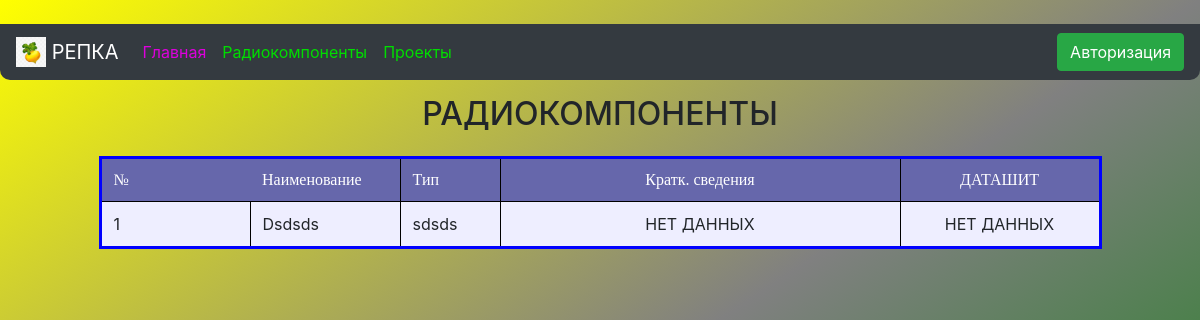
The page /components on the database as committed earlier.
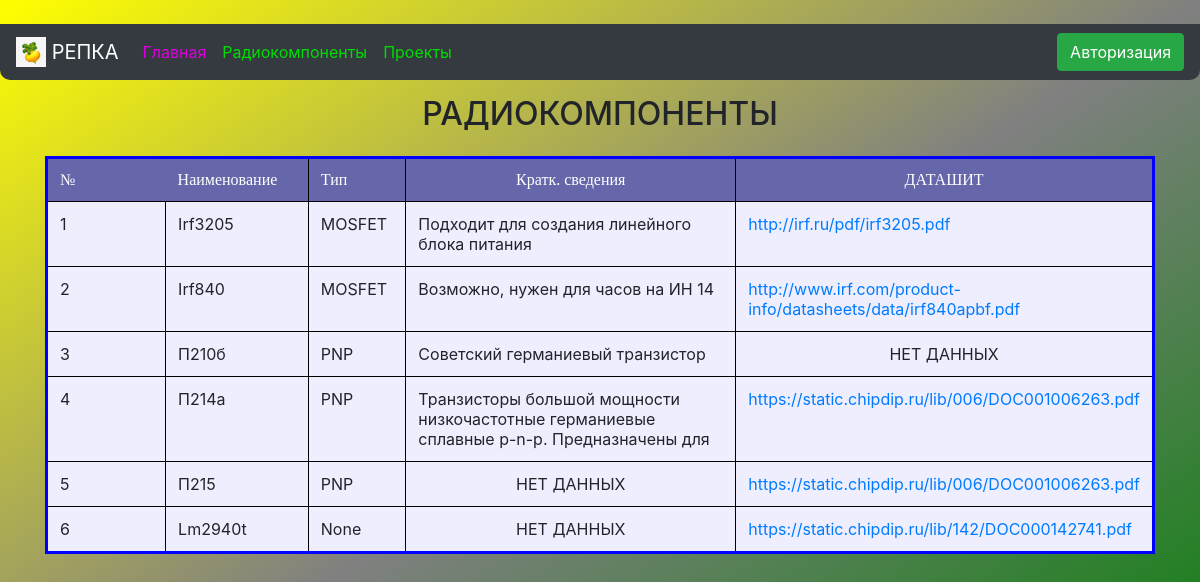
The same page on the database as committed later.
### data/components.py (models this page shows)
class Components(SqlAlchemyBase, SerializerMixin):
    __tablename__ = 'components'
    id = sqlalchemy.Column(sqlalchemy.Integer, primary_key=True, autoincrement=True)
    title = sqlalchemy.Column(sqlalchemy.String, nullable=True)
    type = sqlalchemy.Column(sqlalchemy.String, nullable=True)
    about = sqlalchemy.Column(sqlalchemy.String, nullable=True)
    datasheet = sqlalchemy.Column(sqlalchemy.String, nullable=True)

### main.py (the view)
@app.route('/components')
def components():
    db_sess = db_session.create_session()
    comps = db_sess.query(Components).all()
    return render_template("components.html", comps=comps, title='Радиокомпоненты')

### data/db_session.py (called while the page is built)
def create_session() -> Session:
    global __factory
    return __factory()

### templates/components.html (shortened to what this page needs)
﻿{% extends "base.html" %}
{% block content %}
<h2 align="center" style="padding: 15px">РАДИОКОМПОНЕНТЫ</h2>
<div class="table" align="center">
    <table class="my_table table-hover" style="border-style: solid; border-width: 3px; border-color:#0000FF;">
        <tr class="my_row" style="color:#FFFFFF; font-family: Comic Sans MS;">
            <td class="title" width="150px" bgcolor="#6667AB">№</td>
            <td class="title" width="150px" bgcolor="#6667AB">Наименование</td>
            <td class="title" width="100px" bgcolor="#6667AB" style="border: 1px solid black;">Тип</td>
            <td class="title" width="400px" bgcolor="#6667AB" align="center">Кратк. сведения</td>
            <td class="title" width="200px" bgcolor="#6667AB" align="center" style="border: 1px solid black;">ДАТАШИТ</td>
        </tr>
        {% for comp in comps %}
        <tr class="my_row">
            <td class="ordinary" bgcolor="#eeeeff" style="border: 1px solid black;">{{ comp.id }}</td>
            <td class="ordinary" bgcolor="#eeeeff" style="border: 1px solid black;">{{ comp.title.capitalize() }}</td>
            <td class="ordinary" bgcolor="#eeeeff" style="border: 1px solid black;">{{ comp.type }}</td>
            {% if comp.about %}
            <td class="ordinary" bgcolor="#eeeeff" style="border: 1px solid black;">{{ comp.about }}</td>
            {% else %}
            <td class="ordinary" bgcolor="#eeeeff" style="border: 1px solid black;" align="center">НЕТ ДАННЫХ</td>
            {% endif %}
            {% if comp.datasheet %}
            <td class="ordinary" bgcolor="#eeeeff" style="border: 1px solid black;"><a style="display: block;" href="{{ comp.datasheet }}">{{ comp.datasheet }}</a></td>
            {% else %}
            <td class="ordinary" bgcolor="#eeeeff" style="border: 1px solid black;" align="center">НЕТ ДАННЫХ</td>
            {% endif %}
        </tr>
        {% endfor %}
    </table>
</div>
<br>
{% endblock %}

### templates/base.html (shortened to what this page needs)
<!doctype html>
<html lang="en">
<head>
    <link rel="stylesheet"
          href="https://stackpath.bootstrapcdn.com/bootstrap/4.4.1/css/bootstrap.min.css"
>
</head>
<body style="background: linear-gradient(to bottom right, yellow, grey, green); background-attachment: fixed;">
<header>
    <nav class="navbar navbar-expand-sm navbar-dark bg-dark" style="border-radius: 0 0 10px 10px">
        <a class="navbar-brand"><img src="../static/img/repka1.jpg" width="30" height="30"
                                               class="d-inline-block align-top" alt="Картинка репки"> РЕПКА</a>
        <div class="collapse navbar-collapse" id="collapsibleNavbar">
            <div class="navbar-nav mr-auto">
                <a class="nav-item nav-link active" style="color:#DD00DD" href="/#">Главная<span class="sr-only">(current)</span></a>
                <a class="nav-item nav-link" style="color:#00DD00" href="/components">Радиокомпоненты</a>
                <a class="nav-item nav-link" style="color:#00DD00" href="/projects">Проекты</a>
            </div>
        </div>
        {% if current_user.is_authenticated %}
        <a class="navbar-brand">{{ current_user.name }}</a>
        <a class="btn btn-outline-success" href="/logout" type="button">Выйти</a>
        {% else %}
        <a class="btn btn-success" href="/login">Авторизация</a>
        {% endif %}
    </nav>
</header>
<main role="main" class="container">
    {% block content %}{% endblock %}
</main>
</body>
</html>

Rows that differ between the two databases and show on the page:
changed Components id 1: title "Dsdsds" → "Irf3205"; type "sdsds" → "MOSFET"; about (not shown) → "Подходит для создания линейного блока питания"; datasheet (not shown) → "http://irf.ru/pdf/irf3205.pdf"; no longer shows "НЕТ ДАННЫХ"
added Components: id "2", title "Irf840", type "MOSFET", about "Возможно, нужен для часов на ИН 14", datasheet "http://www.irf.com/product-info/datasheets/data/irf840apbf.pdf"
added Components: id "3", title "П210б", type "PNP", about "Советский германиевый транзистор", shows "НЕТ ДАННЫХ"
added Components: id "4", title "П214а", type "PNP", about "Транзисторы большой мощности низкочастотные германиевые сплавные p-n-p. Предназначены для", datasheet "https://static.chipdip.ru/lib/006/DOC001006263.pdf"
added Components: id "5", title "П215", type "PNP", shows "НЕТ ДАННЫХ", datasheet "https://static.chipdip.ru/lib/006/DOC001006263.pdf"
added Components: id "6", title "Lm2940t", type "None", shows "НЕТ ДАННЫХ", datasheet "https://static.chipdip.ru/lib/142/DOC000142741.pdf"
